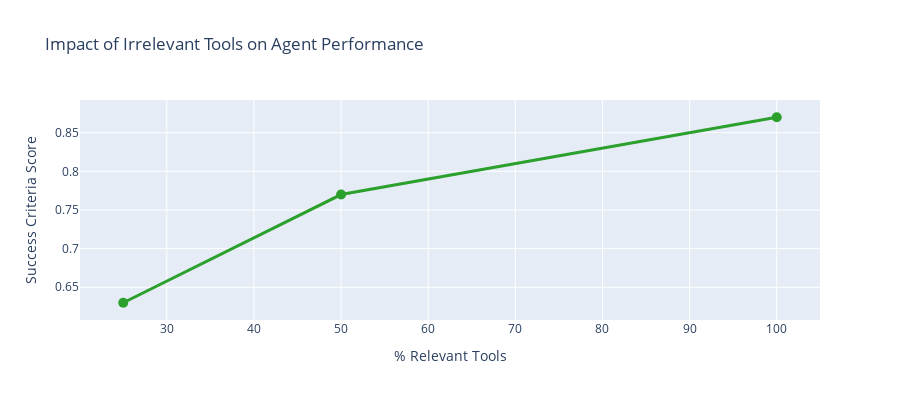

The cell this chart's notebook holds for it:
### Markdown cell above
### Analyzing the Impact of Irrelevant Tools

Let's extract and visualize the results to see how noise affects performance:

### Code cell
# Plot noise impact analysis
plot_noise_impact(noise_experiments, get_metrics_from_experiment)

### Figure 1 — Plotly figure (JSON) as saved in the notebook; plotly's stock layout.template omitted (floating-point values rounded to 4 significant figures)
{"data": [{"line": {"color": "#2ca02c", "width": 3}, "marker": {"size": 10}, "mode": "lines+markers", "name": "Success Criteria", "type": "scatter", "x": [100, 50, 25], "y": [0.87, 0.77, 0.63]}], "layout": {"height": 400, "hovermode": "x unified", "title": {"text": "Impact of Irrelevant Tools on Agent Performance"}, "xaxis": {"title": {"text": "% Relevant Tools"}}, "yaxis": {"title": {"text": "Success Criteria Score"}}}}
